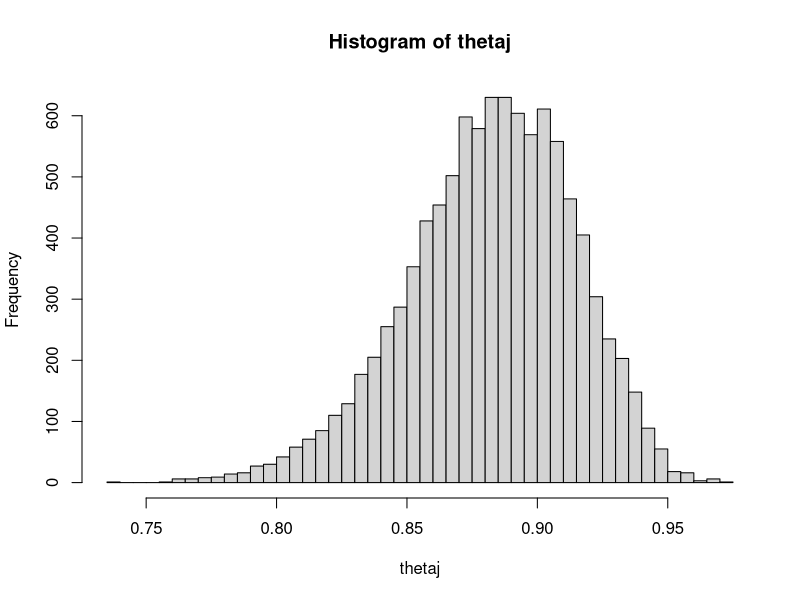
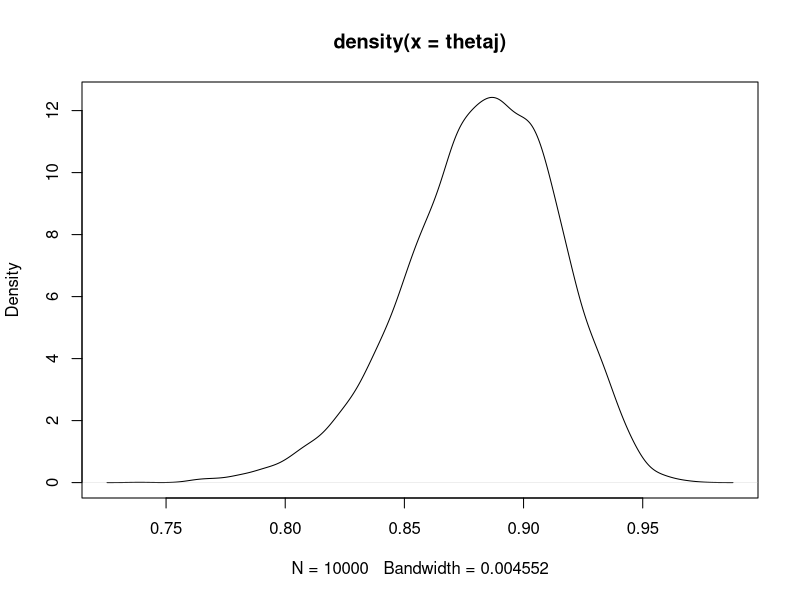
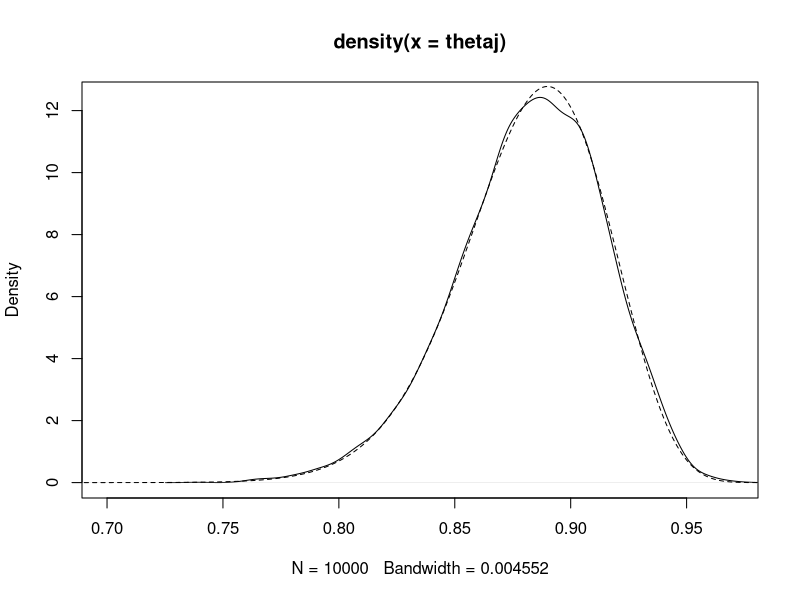
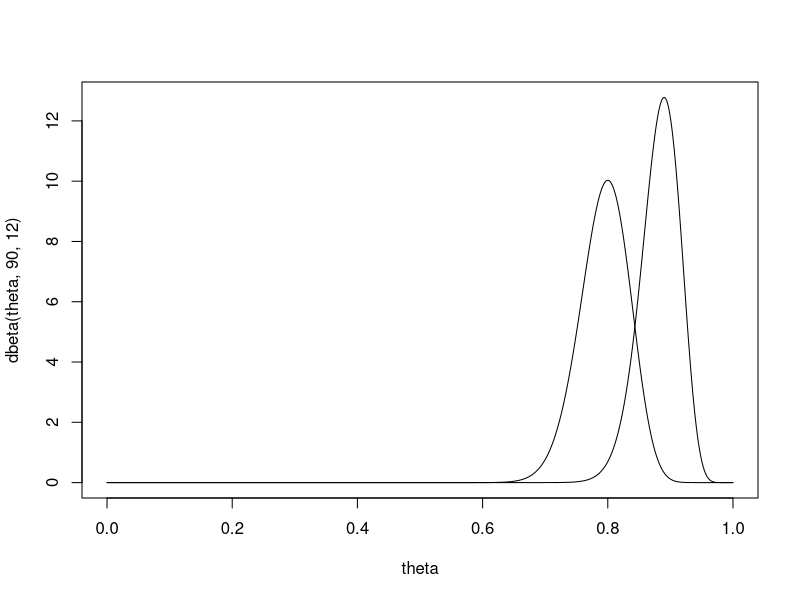
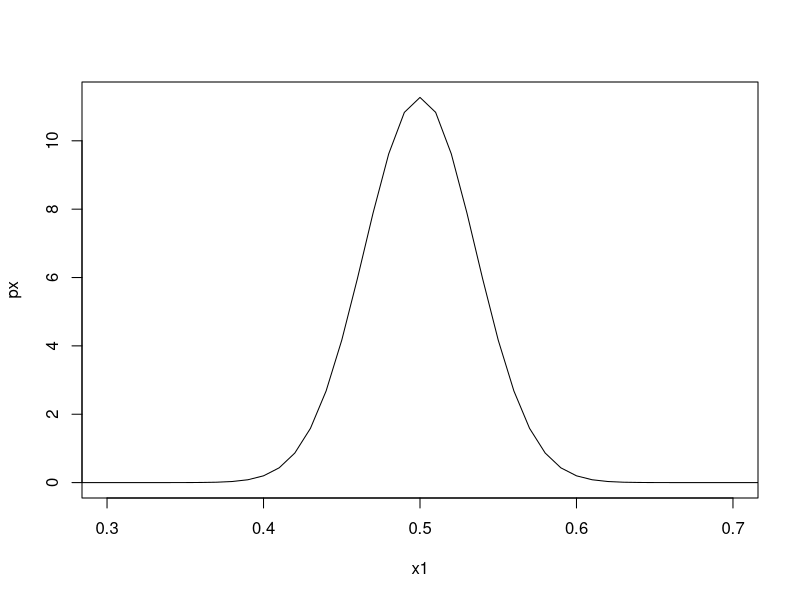
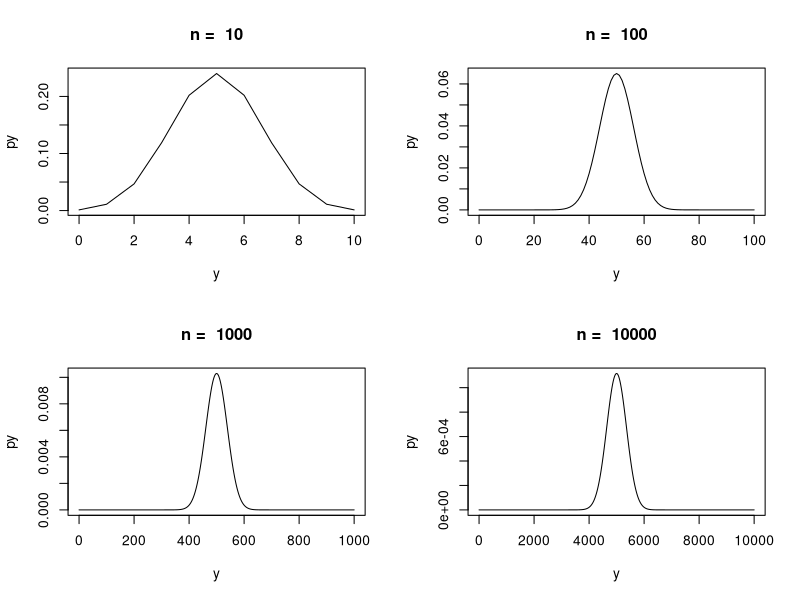
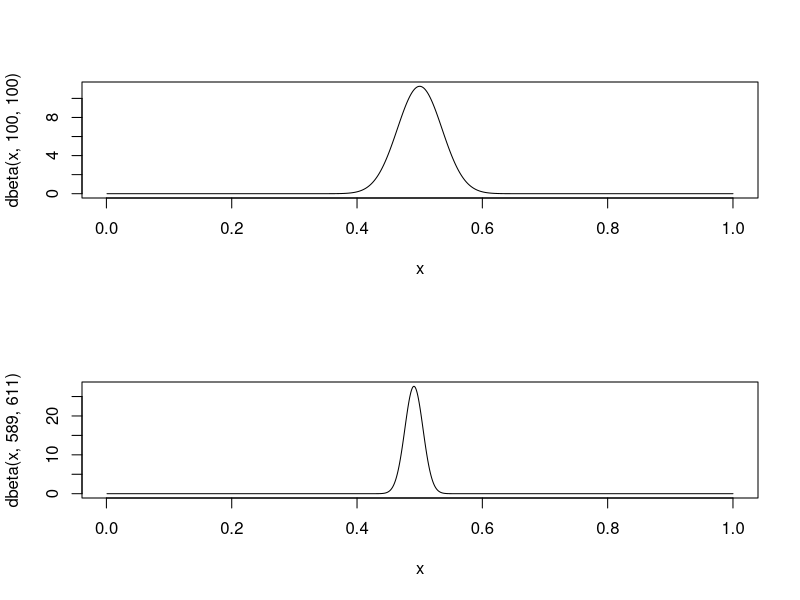
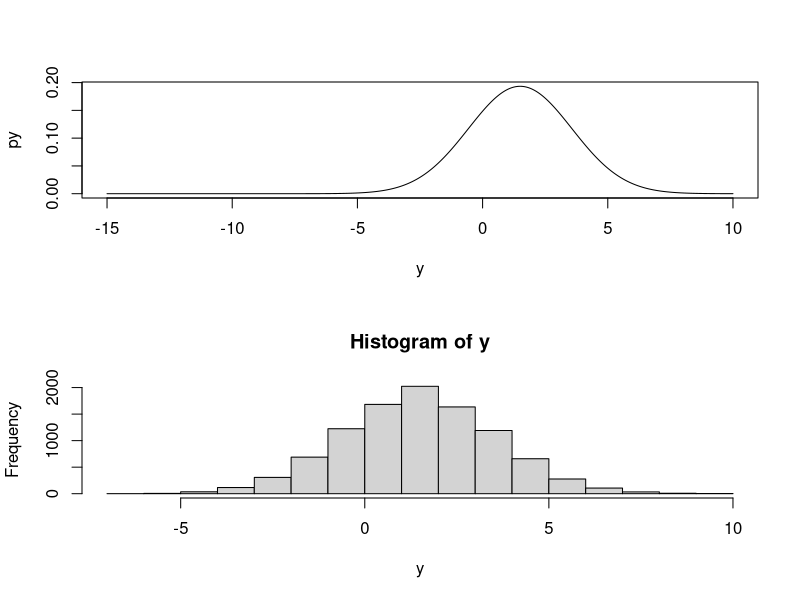

Write the R code that produced these figures, in order.
## ---- chunk 1
require(knitr)
opts_chunk$set(cache=FALSE)
## ---- chunk 2
qbeta(0.025,90,12)
qbeta(0.975,90,12)
## ---- chunk 3
thetaj <- rbeta(100,90,12)
quantile(thetaj,c(0.025,0.975))
## ---- chunk 4
thetaj <- rbeta(1000,90,12)
quantile(thetaj,c(0.025,0.975))
## ---- chunk 5
thetaj <- rbeta(10000,90,12)
quantile(thetaj,c(0.025,0.975))
## ---- chunk 6
hist(thetaj,50)
## ---- chunk 7
plot(density(thetaj))
## ---- chunk 8
plot(density(thetaj),xlim=c(0.7,0.97))
theta1 <- seq(0,1,.001)
lines(theta1,dbeta(theta1,90,12),type='l',lty=2)
## ---- chunk 9
thetao <- rbeta(100,41,61)
quantile(thetao,c(0.025,0.975))
## ---- chunk 10
thetao <- rbeta(10000,41,61)
quantile(thetao,c(0.025,0.975))
## ---- chunk 11
thetao <- rbeta(100000,41,61)
quantile(thetao,c(0.025,0.975))
## ---- chunk 12
thetaj <- rbeta(10000,131.5,18.5)
quantile(thetaj,c(0.025,0.975))
## ---- chunk 13
thetao <- rbeta(10000,89.5,109.5)
quantile(thetao,c(0.025,0.975))
## ---- chunk 14
1-pbeta(0.9,90,12)
## ---- chunk 15
sum(thetaj>0.9)/10000 # (or: mean(theta>0.9))
## ---- chunk 16
length(thetaj[thetaj>thetao])	# (or: mean(thetaj>theta0))
## ---- chunk 17
thetaj <- rbeta(1000000,90,12)
quantile(thetaj,c(0.025,0.975))
thetao <- rbeta(1000000,81,21)
quantile(thetao,c(0.025,0.975))
## ---- chunk 18
mean(thetaj>thetao)
## ---- chunk 19
theta <- seq(0,1,.001)
plot(theta,dbeta(theta,90,12),type='l')
lines(theta,dbeta(theta,81,21),type='l')
## ---- chunk 20
theta <- rbeta(10000,100,100) 
length(theta[theta<0.5])/10000 #(or: mean...) 
(length(theta[theta<0.6])-length(theta[theta<0.4]))/10000
## ---- chunk 21
x1 <- seq(0.01,1,0.01)
px <- dbeta(x1,100,100)
plot(x1,px,type = 'l', xlim=c(0.3,0.7))
## ---- chunk 22
bb2 <- function(y,n,a,b) {
  g1 <- lgamma(a+b)-(lgamma(a)+lgamma(b))
  g2 <- lgamma(n+1)-(lgamma(y+1)+lgamma(n-y+1))
  g3 <- (lgamma(y+a)+lgamma(n-y+b))-lgamma(a+b+n)
  g <- g1+g2+g3
  exp(g)
}
## ---- chunk 23

n <- c(10,100,1000,10000)
a <- 100
b <- 100

par(mfrow=c(2,2))

for(i in 1:length(n)){
  y <- seq(0,n[i],1)
  py <- vector(mode='numeric', length = n[i])
  for(k in 1:length(y)){
    py[k] <- bb2(y[k],n[i],a,b)
  }
    plot(y, py, type = 'l', main = paste("n = ",n[i]))
}
## ---- chunk 24
par(mfrow=c(2,1))
x <- seq(0.001,1,0.001)
plot(x,dbeta(x,100,100),type='l')
plot(x,dbeta(x,589,611),type='l')
## ---- chunk 25
tbl = matrix(c(1,2,0.5,0.5), 2, 2)
colnames(tbl) = c(1, 2)
row.labels = c("\U03B8","Pr(\U03B8)")
rownames(tbl) = row.labels
kable(tbl,escape = FALSE)
## ---- chunk 26
names <- c("theta",	"Prior", "Likelihood","Product","Posterior")				
one <- c(1,	0.5,	0.1933,		0.09665	,0.5	)					
two <- c(	2	,0.5,	0.1933,		0.09665,	0.5	)					
sum <- c("","",	"Sum",	0.1933,"")

data <- rbind(one,two,sum)
knitr::kable(data,row.names = FALSE,col.names = names)
## ---- chunk 27
names <- c("theta",	"Prior", "Likelihood","Product","Posterior")				
one <- c(1,	0.5,	0.0386,		0.0193	,0.531	)					
two <- c(	2	,0.5,	0.0340,		0.017,	0.469	)					
sum <- c("","",	"Sum",	0.0363,"")

data <- rbind(one,two,sum)
knitr::kable(data,row.names = FALSE,col.names = names)
## ---- chunk 28
y <- seq(-15,10,.001)
py <- (dnorm(y,1,sqrt(4))+dnorm(y,2,sqrt(4)))*0.5
plot(y,py,type='l')
## ---- chunk 29
y <- 0
for(k in 1:10000) {
  if(runif(1,0,1)>0.5) {
    y[k]=rnorm(1,2,sqrt(4))
    } else {
      y[k] <- rnorm(1,1,sqrt(4))
    }
}
hist(y)
